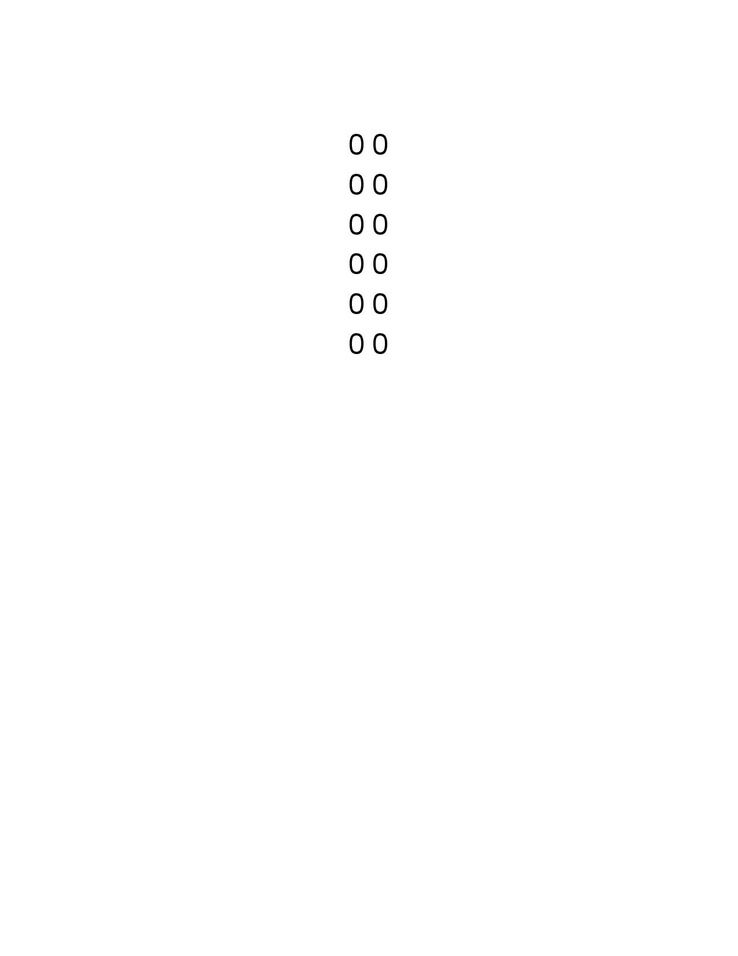
//> input picture 0.jpg, 738 x 956 px, shrunk from 1275 x 1650 before the run; the run also reads 1 picture not shown here
$ ./exer5 0.jpg   (built with g++ and OpenCV 4)
//> lines starting //> are read from the running program, lines starting //| are printed output that depends on the picture; after the words box and inside, x2 and y2 are one past the last pixel; in counts of white or black regions, pixels touching at a corner belong together
/*
This program teaches the computer how to
classify numbers by extracting features of the number such as area and perimeter

by: Aizaya L. Seco and Alyssa De Guzman
date: 10/07/2016
*/
#include <opencv2/core/utility.hpp>
#include "opencv2/imgproc/imgproc.hpp"
#include "opencv2/imgcodecs.hpp"
#include "opencv2/highgui/highgui.hpp"
#include <iostream>
#include <stdlib.h>
#include <cmath>
#include <stdio.h>
#define SIZE 10

using namespace cv;
using namespace std;

Mat src, dst;
int array[SIZE][2]; //features array [0] area [1] perimeter

void getMode(int features[][2], int size, int greatest, int flag, int value){
	//flag: 0 if area, 1 if perimeter
	int i;
	int mode[greatest];

	for(i=0;i<greatest;i++){
		//initialize
		mode[i] = 0;
	}
	int val = 0;
	for(i=1;i<size;i++){
		val = features[i][flag];
		mode[val]+=1;
	}
	int index=0;
	int maxCount=0;
	i=0;
	while(i<greatest){
		if(mode[i]>=maxCount){
			maxCount=mode[i];
			index=i;
			i++;
		}
		else
			i++;
	}

	array[value][flag]=index;
}

void erosion(Mat input){
  int i,j;
  Mat output(input.size(), input.type());

  for(i=0; i < input.rows; i++){
      for(j=0; j< input.cols; j++){

        if(input.at<uchar>(i,j) == 255){
          if(input.at<uchar>(i-1,j)==0 || input.at<uchar>(i,j-1)==0 || input.at<uchar>(i+1,j)==0 || input.at<uchar>(i,j+1)==0){
            output.at<uchar>(i-1,j) = 0;
            output.at<uchar>(i,j-1) = 0;
            output.at<uchar>(i+1,j) = 0;
            output.at<uchar>(i,j+1) = 0;
          	output.at<uchar>(i,j) = 0;
		  }
          else
			  output.at<uchar>(i,j) = 255;
        }
        else{
          output.at<uchar>(i,j) = 0;
        }

      }
  }
  output.copyTo( dst );
}

void subtraction(Mat input, Mat eroded){
  int i,j;
  Mat output(input.size(), input.type());

  for(i=0; i < input.rows; i++){
      for(j=0; j< input.cols; j++){

        if(input.at<uchar>(i,j) == eroded.at<uchar>(i,j)){
          output.at<uchar>(i,j) = 0;
        }else{
			output.at<uchar>(i,j) = 255;
		}

      }
  }
  output.copyTo( dst );
}

// [22 lines left out: function compareFeatures, not called in this run]

void extractFeatures(Mat input, int flag,int value){
	//flag is 0 if input is src
	//flag is 1 if input is training data
	//value corresponds to the number in the training data; 10 if source
	//in this function it will first get the area, the the perimeter, then the comapactness

	int i,j,k;
	int nLabels;
	const int connectivity = 4;

	Mat labelImage(input.size(),CV_32S);
	Mat stats, centroids;
	nLabels =  connectedComponentsWithStats(input, labelImage,stats,centroids, connectivity, CV_32S);
	int arr[nLabels];
	int per[nLabels];
	int features[nLabels][2];// [0]area [1]perimeter

	//initialization for perimeter
	dst=input.clone();
	erosion(dst);
	subtraction(input,dst);

	// [10 lines of commented-out code are left out]

	for(i=0;i<nLabels;i++){
		//initialize
		arr[i] = 0;
		per[i]= 0;
	}

	for(i = 0; i < input.rows; ++i){
	   	for(j = 0; j < input.cols; ++j){
	   		//gets area for every object in the image
	        int label = labelImage.at<int>(i,j);
	        arr[label]+=1;
	    }
	}

	for (i=0;i<nLabels;i++){
		//gets perimeter for every object in the image
		for(j=(stats.at<int>(i,CC_STAT_TOP));j<(stats.at<int>(i,CC_STAT_TOP)+stats.at<int>(i,CC_STAT_HEIGHT));j++){
			for(k=(stats.at<int>(i,CC_STAT_LEFT));k<(stats.at<int>(i,CC_STAT_LEFT)+stats.at<int>(i,CC_STAT_WIDTH));k++){
				if(dst.at<uchar>(j,k)==255){
					per[i]+=1;
				}
			}
		}

	}

	if(flag==0){
		//if src
		for(i=0;i<nLabels;i++){
			int area = arr[i];
			features[i][0]=area;
			int perimeter= per[i];
			features[i][1]= perimeter;
		}

		for(i=1;i<nLabels;i++){
			int result= compareFeatures(features,i);
			if(result==0){
				rectangle(src, Point(stats.at<int>(i,CC_STAT_LEFT),stats.at<int>(i,CC_STAT_TOP)), Point((stats.at<int>(i,CC_STAT_LEFT)+stats.at<int>(i,CC_STAT_WIDTH)),(stats.at<int>(i,CC_STAT_TOP)+stats.at<int>(i,CC_STAT_HEIGHT))), Scalar( 255, 115, 0 ), 2, 8, 0);
			}else if(result==1){
				rectangle(src, Point(stats.at<int>(i,CC_STAT_LEFT),stats.at<int>(i,CC_STAT_TOP)), Point((stats.at<int>(i,CC_STAT_LEFT)+stats.at<int>(i,CC_STAT_WIDTH)),(stats.at<int>(i,CC_STAT_TOP)+stats.at<int>(i,CC_STAT_HEIGHT))), Scalar( 180, 105, 255 ), 2, 8, 0);
			}else if(result==2){
				rectangle(src, Point(stats.at<int>(i,CC_STAT_LEFT),stats.at<int>(i,CC_STAT_TOP)), Point((stats.at<int>(i,CC_STAT_LEFT)+stats.at<int>(i,CC_STAT_WIDTH)),(stats.at<int>(i,CC_STAT_TOP)+stats.at<int>(i,CC_STAT_HEIGHT))), Scalar( 255, 20, 147 ), 2, 8, 0);
			}else if(result==3){
				rectangle(src, Point(stats.at<int>(i,CC_STAT_LEFT),stats.at<int>(i,CC_STAT_TOP)), Point((stats.at<int>(i,CC_STAT_LEFT)+stats.at<int>(i,CC_STAT_WIDTH)),(stats.at<int>(i,CC_STAT_TOP)+stats.at<int>(i,CC_STAT_HEIGHT))), Scalar( 0, 255, 255 ), 2, 8, 0);
			}else if(result==4){
				rectangle(src, Point(stats.at<int>(i,CC_STAT_LEFT),stats.at<int>(i,CC_STAT_TOP)), Point((stats.at<int>(i,CC_STAT_LEFT)+stats.at<int>(i,CC_STAT_WIDTH)),(stats.at<int>(i,CC_STAT_TOP)+stats.at<int>(i,CC_STAT_HEIGHT))), Scalar( 255, 0, 255 ), 2, 8, 0);
			}else if(result==5){
				rectangle(src, Point(stats.at<int>(i,CC_STAT_LEFT),stats.at<int>(i,CC_STAT_TOP)), Point((stats.at<int>(i,CC_STAT_LEFT)+stats.at<int>(i,CC_STAT_WIDTH)),(stats.at<int>(i,CC_STAT_TOP)+stats.at<int>(i,CC_STAT_HEIGHT))), Scalar( 255, 255, 0 ), 2, 8, 0);
			}else if(result==6){
				rectangle(src, Point(stats.at<int>(i,CC_STAT_LEFT),stats.at<int>(i,CC_STAT_TOP)), Point((stats.at<int>(i,CC_STAT_LEFT)+stats.at<int>(i,CC_STAT_WIDTH)),(stats.at<int>(i,CC_STAT_TOP)+stats.at<int>(i,CC_STAT_HEIGHT))), Scalar( 0, 255, 0 ), 2, 8, 0);
			}else if(result==7){
				rectangle(src, Point(stats.at<int>(i,CC_STAT_LEFT),stats.at<int>(i,CC_STAT_TOP)), Point((stats.at<int>(i,CC_STAT_LEFT)+stats.at<int>(i,CC_STAT_WIDTH)),(stats.at<int>(i,CC_STAT_TOP)+stats.at<int>(i,CC_STAT_HEIGHT))), Scalar( 0, 0, 255 ), 2, 8, 0);
			}else if(result==8){
				rectangle(src, Point(stats.at<int>(i,CC_STAT_LEFT),stats.at<int>(i,CC_STAT_TOP)), Point((stats.at<int>(i,CC_STAT_LEFT)+stats.at<int>(i,CC_STAT_WIDTH)),(stats.at<int>(i,CC_STAT_TOP)+stats.at<int>(i,CC_STAT_HEIGHT))), Scalar( 255, 0, 0 ), 2, 8, 0);
			}else if(result==9){
				rectangle(src, Point(stats.at<int>(i,CC_STAT_LEFT),stats.at<int>(i,CC_STAT_TOP)), Point((stats.at<int>(i,CC_STAT_LEFT)+stats.at<int>(i,CC_STAT_WIDTH)),(stats.at<int>(i,CC_STAT_TOP)+stats.at<int>(i,CC_STAT_HEIGHT))), Scalar( 255, 165, 0 ), 2, 8, 0);
			}
		}
	}
	else if(flag==1){
		//if training data
		features[0][0]=0;
		int greatest=0;
		for(i=1;i<nLabels;i++){
			int area=arr[i];
			features[i][0]=area;
			if(area>greatest){
				greatest=area;
			}
		}
		getMode(features,nLabels,greatest, 0, value); //mode of area

		features[1][0]=0;
		greatest =0;
		for(i=1;i<nLabels;i++){
			int perimeter=per[i];
			features[i][1]=perimeter;
			if(perimeter>greatest){
				greatest=perimeter;
			}
		}
		getMode(features,nLabels,greatest, 1, value); //mode of perimeter
	}

}

int main(int, char *argv[]){
	Mat src_inv, zero, one, two, three, four, five, six, seven, eight, nine;
	int i;
	src = imread( argv[1]);
//> src is the input picture: 956 rows x 738 cols, CV_8UC3; min 0, max 255, mean 254.5

	if( src.empty() )
    { return -1; }
	cvtColor(src, src_inv, CV_BGR2GRAY);
  	threshold(src_inv, src_inv, 200, 255,THRESH_BINARY_INV);
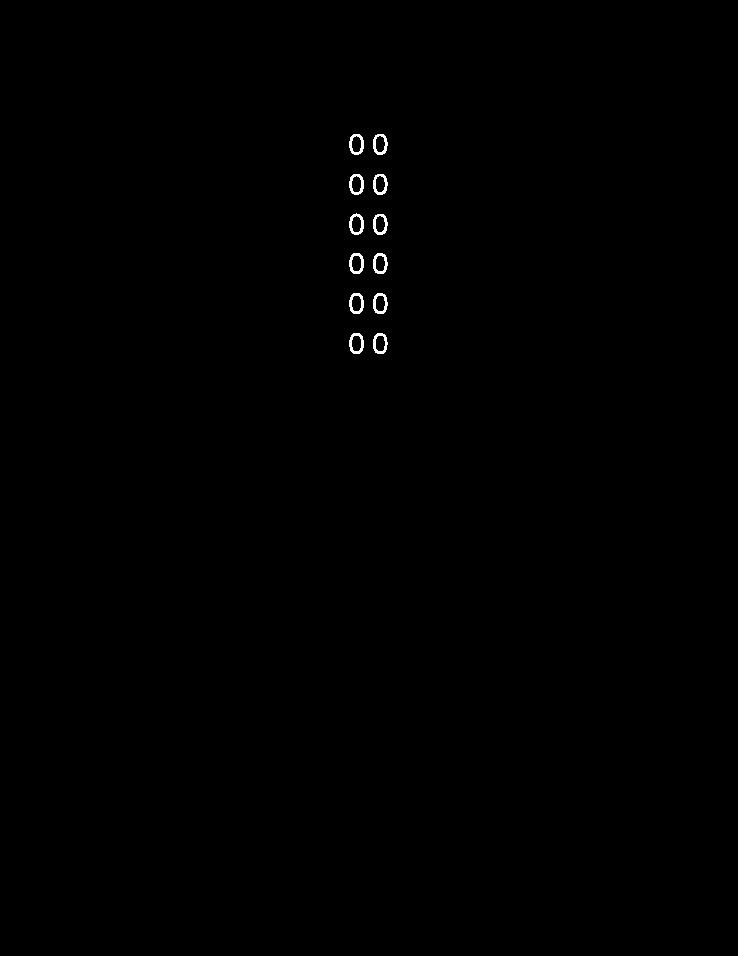
//> src_inv: 956 rows x 738 cols, CV_8UC1; 0.25% white; 12 white regions, largest, box (x1, y1, x2, y2) and area: (349, 253, 364, 274) 147, (349, 213, 364, 235) 146, (373, 253, 388, 274) 146

	zero = imread("0.jpg");
	cvtColor(zero, zero, CV_BGR2GRAY);
	threshold(zero, zero, 200, 255, THRESH_BINARY_INV);
	extractFeatures(zero, 1,0);
//> in extractFeatures, `nLabels =  connectedComponentsWithStats(input, labelImage,stats,centro..`: nLabels = 13; stats = 13 rows, first 6: [0, 0, 738, 956, 703786], [349, 134, 15, 21, 145], [373, 134, 15, 21, 145], [349, 174, 15, 21, 145], [373, 174, 15, 21, 143], [349, 213, 15, 22, 146]; centroids = 13 rows, first 8: [368.5, 478.1], [356.1, 143.9], [379.8, 144.1], [356.1, 183.9], [379.8, 184.1], [356.1, 223.8], [379.8, 224.1], [356.1, 263]
//> the loop in extractFeatures, `for(i=0;i<nLabels;i++)` made 13 passes
//> the loop in extractFeatures, `for (i=0;i<nLabels;i++)` made 13 passes
//> the loop in extractFeatures, `for(i=1;i<nLabels;i++)` made 12 passes
//> after the loop in extractFeatures, `for(i=1;i<nLabels;i++)`: greatest = 147
//> the loop in getMode, `for(i=0;i<greatest;i++)` made 147 passes
//> the loop in getMode, `for(i=1;i<size;i++)` made 12 passes
//> val on passes 1 to 8: 145, 145, 145, 143, 146, 144, 147, 146
//> the loop in getMode, `while(i<greatest)` made 147 passes
//> after the loop in getMode, `while(i<greatest)`: maxCount = 4; index = 146; i = 147
//> after the loop in extractFeatures, `for(i=1;i<nLabels;i++)`: greatest = 143
//> the loop in getMode (call 2), `for(i=0;i<greatest;i++)` made 143 passes
//> the loop in getMode (call 2), `for(i=1;i<size;i++)` made 12 passes
//> val on passes 1 to 8: 140, 142, 140, 140, 141, 141, 143, 142
//> the loop in getMode (call 2), `while(i<greatest)` made 143 passes

	one = imread("1.jpg");
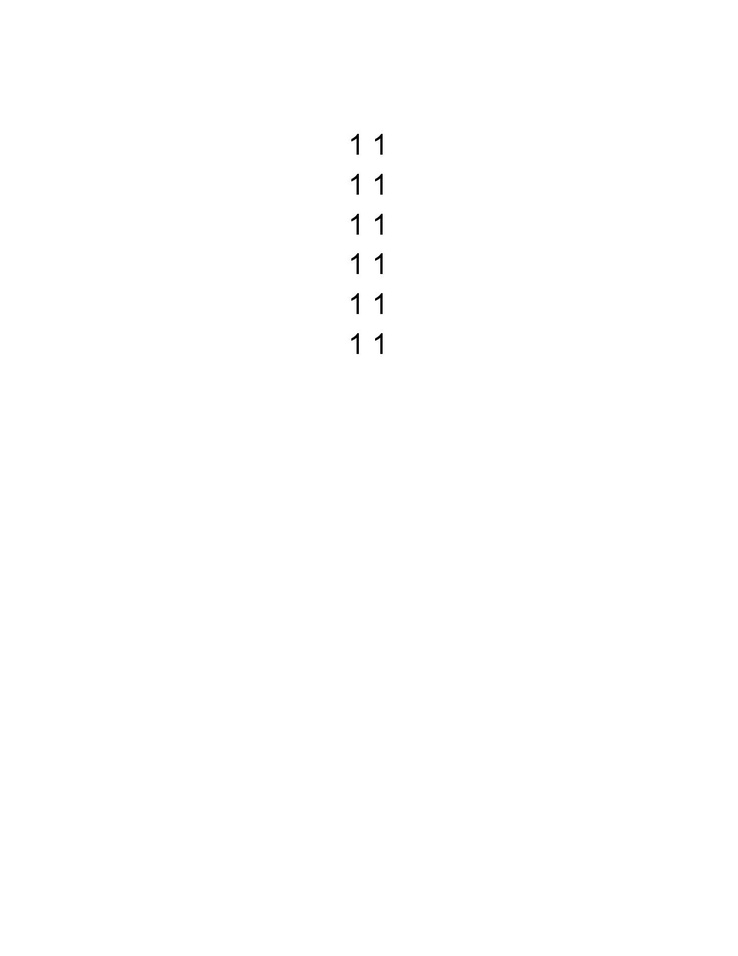
//> input picture 1.jpg, 738 x 956 px, shrunk from 1275 x 1650 before the run
//> one is the input picture: 956 rows x 738 cols, CV_8UC3; min 0, max 255, mean 254.7
	cvtColor(one, one, CV_BGR2GRAY);
//> one: 956 rows x 738 cols, CV_8UC1
	threshold(one, one, 200, 255, THRESH_BINARY_INV);
//> one: 956 rows x 738 cols, CV_8UC1; 0.14% white; 12 white regions, largest, box (x1, y1, x2, y2) and area: (375, 213, 383, 235) 82, (375, 134, 383, 155) 80, (375, 174, 383, 195) 80
	extractFeatures(one,1,1);
//> in extractFeatures (call 2), `nLabels =  connectedComponentsWithStats(input, labelImage,stats,centro..`: stats = 13 rows, first 6: [0, 0, 738, 956, 704571], [351, 134, 8, 21, 79], [375, 134, 8, 21, 80], [351, 174, 8, 21, 79], [375, 174, 8, 21, 80], [375, 213, 8, 22, 82]; centroids = 13 rows, first 8: [368.5, 477.8], [356.2, 142.9], [380.1, 142.8], [356.2, 182.9], [380.1, 182.8], [380.1, 222.6], [356.2, 222.9], [356.1, 262]
//> the loop in extractFeatures (call 2), `for(i=0;i<nLabels;i++)` made 13 passes
//> the loop in extractFeatures (call 2), `for (i=0;i<nLabels;i++)` made 13 passes
//> the loop in extractFeatures (call 2), `for(i=1;i<nLabels;i++)` made 12 passes

	two = imread("2.jpg");
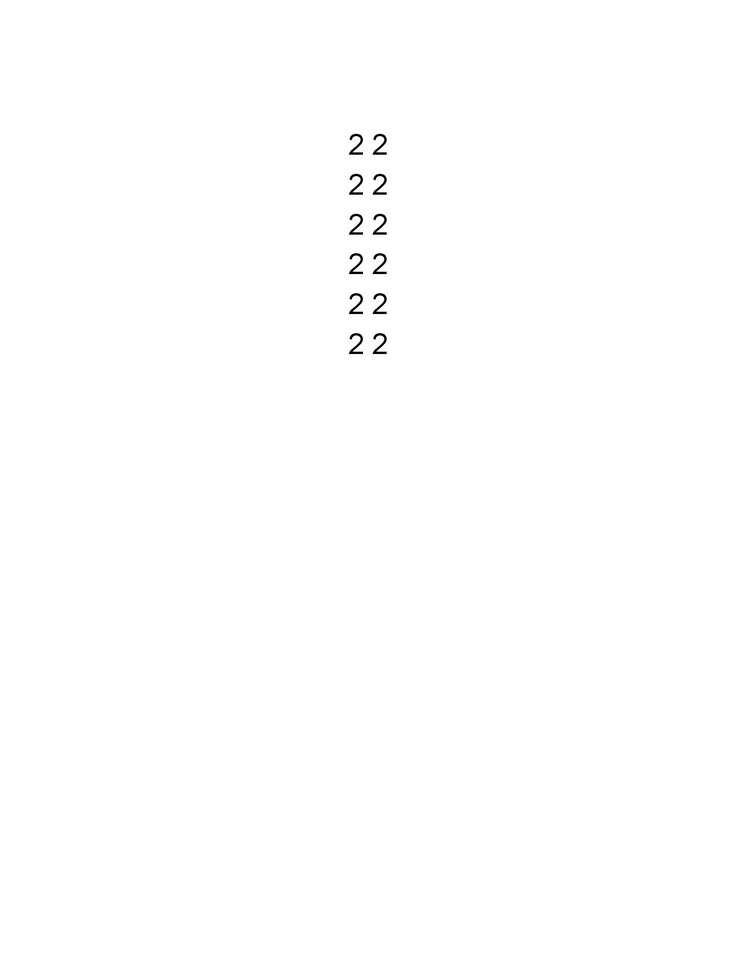
//> input picture 2.jpg, 738 x 956 px, shrunk from 1275 x 1650 before the run
//> two is the input picture: 956 rows x 738 cols, CV_8UC3; min 0, max 255, mean 254.5
	cvtColor(two, two, CV_BGR2GRAY);
//> two: 956 rows x 738 cols, CV_8UC1
	threshold(two, two, 200, 255, THRESH_BINARY_INV);
//> two: 956 rows x 738 cols, CV_8UC1; 0.23% white; 12 white regions, largest, box (x1, y1, x2, y2) and area: (349, 174, 363, 195) 137, (349, 214, 363, 235) 137, (349, 293, 363, 314) 137
	extractFeatures(two,1,2);

	three = imread("3.jpg");
	cvtColor(three, three, CV_BGR2GRAY);
//> three: 956 rows x 738 cols, CV_8UC1
	threshold(three, three, 200, 255, THRESH_BINARY_INV);
//> three: 956 rows x 738 cols, CV_8UC1; 0.23% white in thin lines or dots, all inside (x1, y1, x2, y2) = (349, 134, 388, 354)
	extractFeatures(three,1,3);

	four = imread("4.jpg");
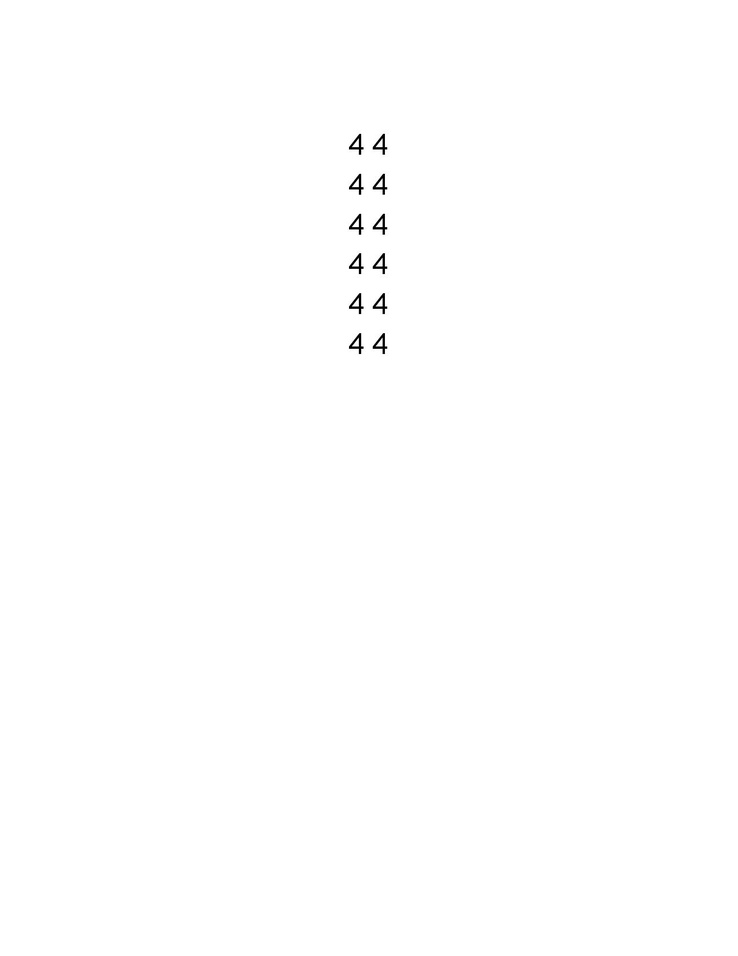
//> input picture 4.jpg, 738 x 956 px, shrunk from 1275 x 1650 before the run
//> four is the input picture: 956 rows x 738 cols, CV_8UC3; min 0, max 255, mean 254.5
	cvtColor(four, four, CV_BGR2GRAY);
//> four: 956 rows x 738 cols, CV_8UC1
	threshold(four, four, 200, 255, THRESH_BINARY_INV);
//> four: 956 rows x 738 cols, CV_8UC1; 0.21% white; 12 white regions, largest, box (x1, y1, x2, y2) and area: (372, 134, 388, 155) 133, (372, 214, 388, 235) 133, (372, 174, 388, 195) 132
	extractFeatures(four,1,4);

	five = imread("5.jpg");
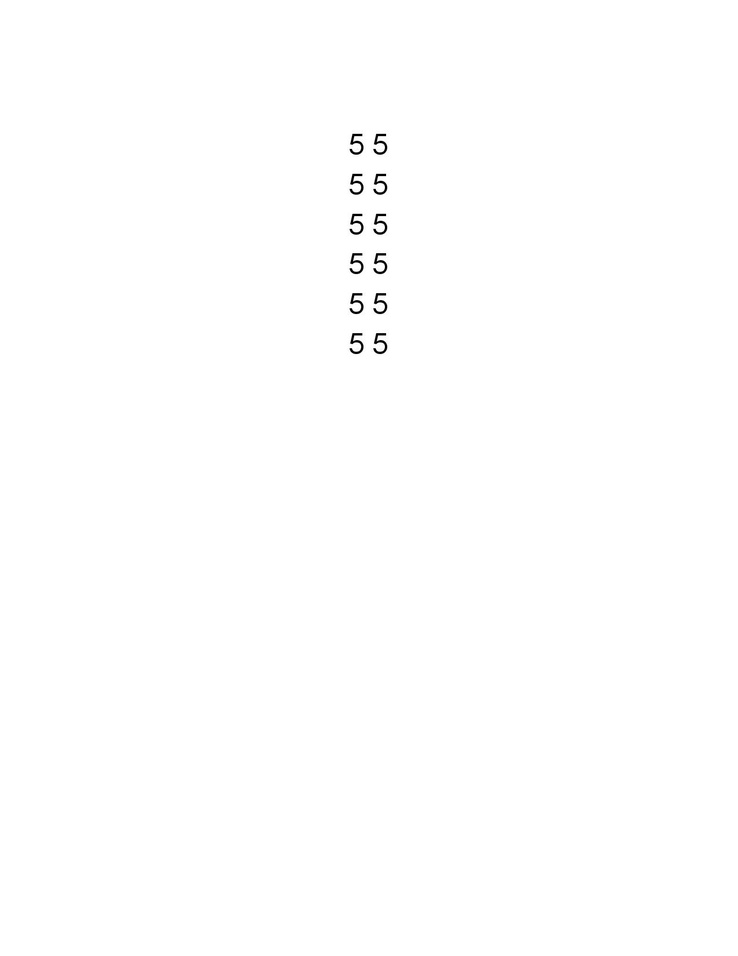
//> input picture 5.jpg, 738 x 956 px, shrunk from 1275 x 1650 before the run
//> five is the input picture: 956 rows x 738 cols, CV_8UC3; min 0, max 255, mean 254.5
	cvtColor(five, five, CV_BGR2GRAY);
//> five: 956 rows x 738 cols, CV_8UC1
	threshold(five, five, 200, 255, THRESH_BINARY_INV);
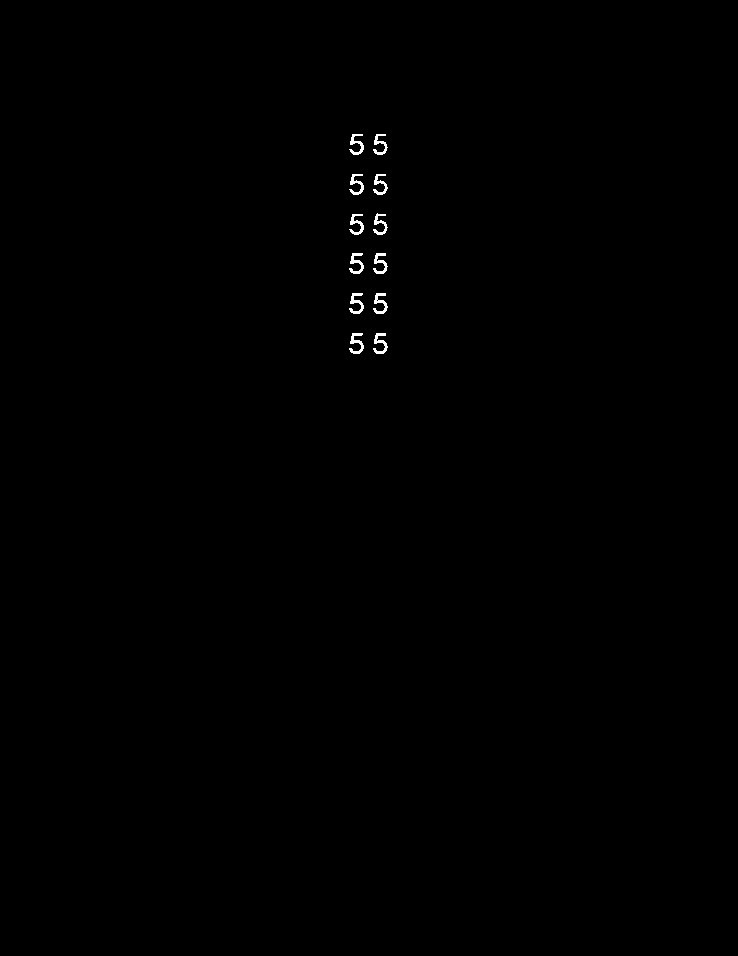
//> five: 956 rows x 738 cols, CV_8UC1; 0.24% white; 12 white regions, largest, box (x1, y1, x2, y2) and area: (349, 333, 364, 354) 146, (349, 253, 364, 274) 145, (349, 293, 364, 314) 145
	extractFeatures(five,1, 5);

	six = imread("6.jpg");
//> 6.jpg cannot be read in this run, so this picture is empty
//> (the run ends here: the program stops with an error, at `cvtColor(six, six, CV_BGR2GRAY);`)
